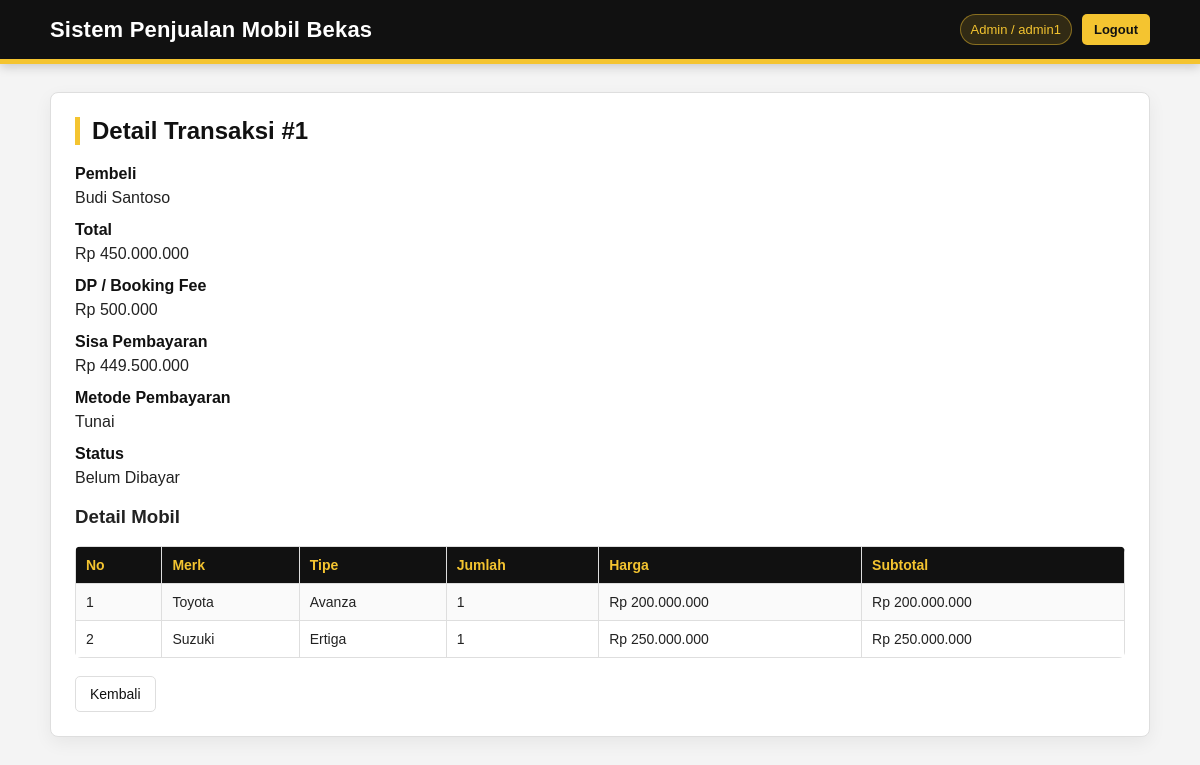
/transaksi_read.php?id=1 (signed in), run on the app's committed database.
### tables this page shows
CREATE TABLE `transaksi` (
  `id_transaksi` int(11) NOT NULL,
  `id_pemesanan` int(11) DEFAULT NULL,
  `total` float DEFAULT NULL,
  `metode_pembayaran` enum('Tunai','Transfer') DEFAULT 'Tunai',
  `status` enum('Belum Dibayar','Lunas','Batal') DEFAULT 'Belum Dibayar',
  `booking_fee` decimal(15,2) NOT NULL DEFAULT 500000.00,
  `dp` decimal(15,2) DEFAULT NULL,
  `sisa_pembayaran` decimal(15,2) NOT NULL DEFAULT 0.00,
  `dp_booking` decimal(15,2) NOT NULL DEFAULT 500000.00
);

CREATE TABLE `pembeli` (
  `id_pembeli` int(11) NOT NULL,
  `nama` varchar(100) NOT NULL,
  `alamat` text DEFAULT NULL,
  `no_hp` varchar(20) DEFAULT NULL
);

CREATE TABLE `detail_pemesanan` (
  `id_detail` int(11) NOT NULL,
  `id_pemesanan` int(11) DEFAULT NULL,
  `id_mobil` int(11) DEFAULT NULL,
  `jumlah` int(11) DEFAULT NULL,
  `harga` float DEFAULT NULL,
  `subtotal` float DEFAULT NULL
);

### transaksi_read.php (the view, shortened to what this page needs)
<?php
include "config.php";
$id = isset($_GET['id']) ? (int)$_GET['id'] : 0;
$q = mysqli_query($conn, "
SELECT
    t.id_transaksi,
    t.id_pemesanan,
    t.total,
    COALESCE(t.dp_booking, 500000) AS dp_booking,
    COALESCE(t.sisa_pembayaran, (t.total - COALESCE(t.dp_booking, 500000))) AS sisa_pembayaran,
    t.metode_pembayaran,
    t.status,
    pb.nama AS pembeli
FROM transaksi t
JOIN pemesanan p ON t.id_pemesanan = p.id_pemesanan
JOIN pembeli pb ON p.id_pembeli = pb.id_pembeli
WHERE t.id_transaksi = $id
");
$row = mysqli_fetch_assoc($q);
$dp_booking = isset($row['dp_booking']) ? (float)$row['dp_booking'] : 500000;
$sisa_pembayaran = isset($row['sisa_pembayaran']) ? (float)$row['sisa_pembayaran'] : ((float)$row['total'] - $dp_booking);
$details = mysqli_query($conn, "
SELECT
    COALESCE(mm.merk, m.merk) AS merk,
    COALESCE(mm.tipe, m.tipe) AS tipe,
    dp.jumlah,
    dp.harga,
    dp.subtotal
FROM detail_pemesanan dp
JOIN mobil m ON dp.id_mobil = m.id_mobil
LEFT JOIN master_mobil mm ON m.id_master = mm.id_master
WHERE dp.id_pemesanan = " . (int)$row['id_pemesanan'] . "
");
?>
<!DOCTYPE html>
<html lang="id">
<head>
<link rel="stylesheet" href="assets/css/style.css">
</head>
<body>
<div class="header">
    <div class="inner">
        <h1>Sistem Penjualan Mobil Bekas</h1>
        <div class="top-user">
            <?php if (isset($_SESSION['role'])) { ?>
                <span class="user-badge">
                    <?= htmlspecialchars($_SESSION['role']); ?>
                    <?php if (isset($_SESSION['username'])) { ?> / <?= htmlspecialchars($_SESSION['username']); ?><?php } ?>
                </span>
                <a class="logout-link" href="logout.php">Logout</a>
            <?php } ?>
        </div>
    </div>
</div>
<div class="container">
<div class="card">
<h2>Detail Transaksi #<?= htmlspecialchars($row['id_transaksi']); ?></h2>
<div class="form-group"><label>Pembeli</label><div><?= htmlspecialchars($row['pembeli']); ?></div></div>
<div class="form-group"><label>Total</label><div>Rp <?= number_format($row['total'], 0, ',', '.'); ?></div></div>
<div class="form-group"><label>DP / Booking Fee</label><div>Rp <?= number_format($dp_booking, 0, ',', '.'); ?></div></div>
<div class="form-group"><label>Sisa Pembayaran</label><div>Rp <?= number_format($sisa_pembayaran, 0, ',', '.'); ?></div></div>
<div class="form-group"><label>Metode Pembayaran</label><div><?= htmlspecialchars($row['metode_pembayaran']); ?></div></div>
<div class="form-group"><label>Status</label><div><?= htmlspecialchars($row['status']); ?></div></div>
<h3>Detail Mobil</h3>
<table>
<tr>
    <th>No</th>
    <th>Merk</th>
    <th>Tipe</th>
    <th>Jumlah</th>
    <th>Harga</th>
    <th>Subtotal</th>
</tr>
<?php if ($details && mysqli_num_rows($details) > 0) { ?>
    <?php $no = 1; ?>
    <?php while ($d = mysqli_fetch_assoc($details)) { ?>
    <tr>
        <td><?= $no++; ?></td>
        <td><?= htmlspecialchars($d['merk']); ?></td>
        <td><?= htmlspecialchars($d['tipe']); ?></td>
        <td><?= htmlspecialchars($d['jumlah']); ?></td>
        <td>Rp <?= number_format($d['harga'], 0, ',', '.'); ?></td>
        <td>Rp <?= number_format($d['subtotal'], 0, ',', '.'); ?></td>
    </tr>
    <?php } ?>
<?php } else { ?>
    <tr>
        <td colspan="6">Belum ada detail mobil.</td>
    </tr>
<?php } ?>
</table>
<div class="form-actions">
<?php if ($_SESSION['role'] === 'Admin') { ?>
    <a class="btn btn-secondary" href="laporan/transaksi.php">Kembali</a>
<?php } else { ?>
    <a class="btn btn-secondary" href="transaksi/index.php">Kembali</a>
<?php } ?>
</div>
</div>
</div>
</body>
</html>

### assets/css/style.css (style rules this page uses)
:root { --black: #111111; --black-soft: #1c1c1c; --yellow: #f4c430; --yellow-dark: #d7a900; --yellow-soft: #fff7d6; --white: #ffffff; --gray-bg: #f4f4f4; --gray-border: #dedede; --text: #222222; --muted: #666666; --danger: #9b1c1c; }
* { box-sizing: border-box; }
body { margin: 0; font-family: Arial, Helvetica, sans-serif; background: var(--gray-bg); color: var(--text); }
a { color: var(--black); text-decoration: none; }
.header { background: var(--black); color: var(--white); padding: 14px 0; border-bottom: 5px solid var(--yellow); box-shadow: 0 3px 10px rgba(0,0,0,0.18); }
.header .inner { width: 92%; max-width: 1100px; margin: 0 auto; display: flex; align-items: center; justify-content: space-between; gap: 16px; }
.header h1 { margin: 0; font-size: 22px; font-weight: 700; letter-spacing: .2px; }
.top-user { display: flex; align-items: center; gap: 10px; font-size: 13px; color: #eeeeee; white-space: nowrap; }
.user-badge { background: rgba(244,196,48,0.14); border: 1px solid rgba(244,196,48,0.45); color: var(--yellow); padding: 7px 10px; border-radius: 999px; }
.logout-link { background: var(--yellow); color: var(--black); padding: 8px 12px; border-radius: 5px; font-weight: 700; transition: .18s ease; }
.container { width: 92%; max-width: 1100px; margin: 28px auto; }
.card { background: var(--white); border: 1px solid var(--gray-border); border-radius: 8px; padding: 24px; box-shadow: 0 6px 18px rgba(0,0,0,0.06); }
h2 { margin-top: 0; color: var(--black); border-left: 5px solid var(--yellow); padding-left: 12px; }
.btn, button { display: inline-block; padding: 9px 14px; border-radius: 5px; border: 1px solid var(--black); background: var(--black); color: var(--white); font-size: 14px; cursor: pointer; text-decoration: none; transition: .18s ease; }
.btn-secondary { background: var(--white); color: var(--black); border: 1px solid var(--gray-border); }
table { width: 100%; border-collapse: collapse; background: var(--white); margin-top: 12px; border-radius: 6px; overflow: hidden; }
th, td { border: 1px solid var(--gray-border); padding: 10px; text-align: left; vertical-align: top; font-size: 14px; }
th { background: var(--black); color: var(--yellow); font-weight: 700; }
tr:nth-child(even) td { background: #fafafa; }
label { display: block; font-weight: 700; margin-bottom: 6px; color: var(--black); }
.form-group { margin-bottom: 14px; }
.form-actions { margin-top: 18px; display: flex; gap: 8px; flex-wrap: wrap; }

### data on the page
transaksi: id_transaksi "1", pembeli.nama "Budi Santoso", total "450.000.000", metode_pembayaran "Tunai", status "Belum Dibayar"
detail_pemesanan: merk "Toyota", tipe "Avanza", jumlah "1", harga "200.000.000", subtotal "200.000.000"
detail_pemesanan: merk "Suzuki", tipe "Ertiga", jumlah "1", harga "250.000.000", subtotal "250.000.000"

### other printed values
$_SESSION['role'] "Admin"
$_SESSION['username'] "admin1"
$dp_booking "500.000"
$sisa_pembayaran "449.500.000"
